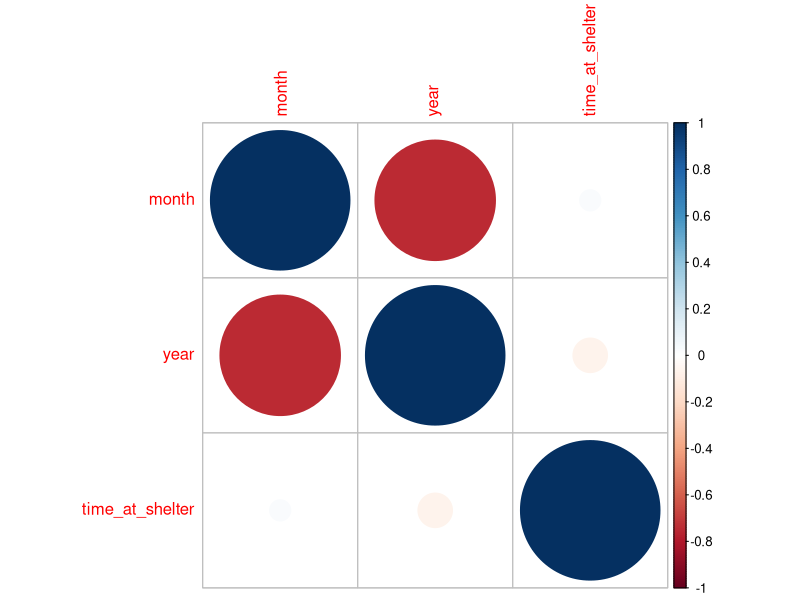

This figure's R source: (Note: this script raises an error after producing the figure.)
## ---- chunk 1
#| echo: false
#| warning: false
#| message: false
library(tidyverse)
library(dplyr)
library(readr)
library(ggplot2)
library(vcd)
## ---- chunk 2
#load the data
shelter_01 <- read_csv("dataset18.csv", 
                       col_types = cols(
                         animal_type = col_character(),
                         intake_type = col_character(),
                         outcome_type = col_character(),
                         chip_status = col_character(),
                         month = col_double(),
                         year = col_double(),
                         time_at_shelter = col_double()
                         ))
## ---- chunk 3
#Checking for missing value
any_na <- apply(shelter_01, 2, function(x) any(is.na(x))) 
any_na  

total_na <- sum(is.na(shelter_01))
total_na
## ---- chunk 4
#Converting a string variable to a factor type and make a summary statistics
shelter_01$animal_type <- as.factor(shelter_01$animal_type)
shelter_01$intake_type <- as.factor(shelter_01$intake_type) 
shelter_01$outcome_type <- as.factor(shelter_01$outcome_type) 
shelter_01$chip_status <- as.factor(shelter_01$chip_status) 

summary(shelter_01)
## ---- chunk 5
#Converting shelter_01 to dataframe
shelter_02 <- as.data.frame(shelter_01)
summary(shelter_02)
## ---- chunk 6
correlation <- cor(shelter_02[, c("month", "year", "time_at_shelter")])
correlation
library(corrplot)
corrplot(correlation, method="circle")
## ---- chunk 7
chisq_animal_intake <- chisq.test(table(shelter_02$animal_type, shelter_02$intake_type))
chisq_animal_outcome <- chisq.test(table(shelter_02$animal_type, shelter_02$outcome_type))
chisq_animal_chip <- chisq.test(table(shelter_02$animal_type, shelter_02$chip_status))
chisq_outcome_intake <- chisq.test(table(shelter_02$outcome_type, shelter_02$intake_type))
chisq_outcome_chip <- chisq.test(table(shelter_02$outcome_type, shelter_02$chip_status))
chisq_intake_chip <- chisq.test(table(shelter_02$intake_type, shelter_02$chip_status))

chisq_animal_intake
chisq_animal_outcome
chisq_animal_chip
chisq_outcome_intake
chisq_outcome_chip
chisq_intake_chip
## ---- chunk 8
manova_result <- manova(cbind(time_at_shelter, animal_type, intake_type, outcome_type, chip_status) ~ 1, data=shelter_02)
manova_result
## ---- chunk 9
data_intake_type <- data.frame(category = factor(shelter_02$intake_type))
encoded_data_intake_type <- model.matrix(~ category - 1, data_intake_type)

data_outcome_type <- data.frame(category = factor(shelter_02$outcome_type))
encoded_data_outcome_type <- model.matrix(~ category - 1, data_outcome_type)

data_chip_status <- data.frame(category = factor(shelter_02$chip_status))
encoded_data_chip_status <- model.matrix(~ category - 1, data_chip_status)

data_with_dummies <- cbind(data, encoded_data_intake_type, encoded_data_outcome_type, encoded_data_chip_status)

model <- glm(data_with_dummies$time_at_shelter ~ data_with_dummies$intake_type + data_with_dummies$outcome_type + data_with_dummies$chip_status, data = data_with_dummies, family = gaussian)

summary(model)
